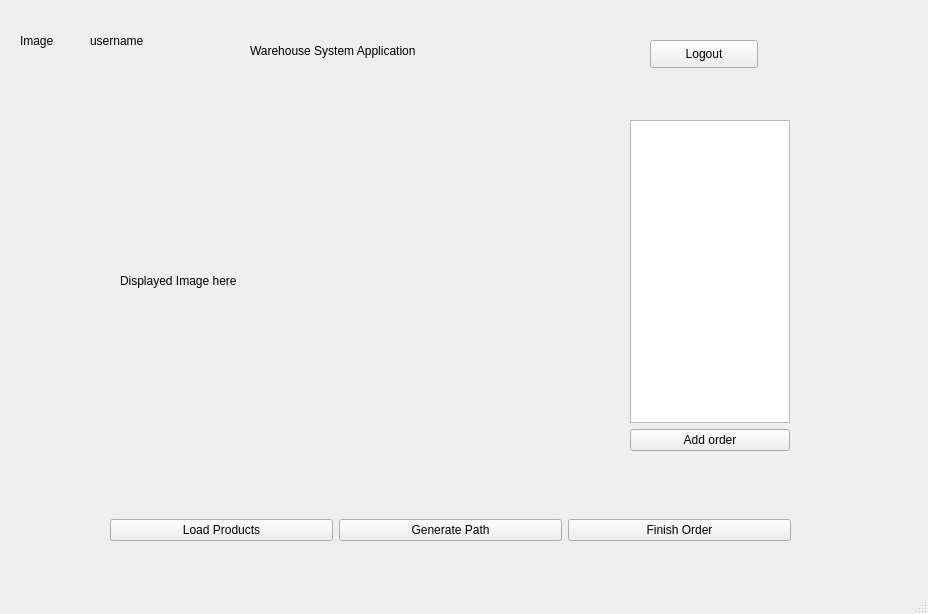
<?xml version="1.0" encoding="UTF-8"?>
<ui version="4.0">
 <class>MainWindow</class>
 <widget class="QMainWindow" name="MainWindow">
  <property name="geometry">
   <rect>
    <x>0</x>
    <y>0</y>
    <width>928</width>
    <height>614</height>
   </rect>
  </property>
  <property name="windowTitle">
   <string>MainWindow</string>
  </property>
  <widget class="QWidget" name="centralwidget">
   <widget class="QLabel" name="label_image">
    <property name="geometry">
     <rect>
      <x>20</x>
      <y>30</y>
      <width>51</width>
      <height>21</height>
     </rect>
    </property>
    <property name="text">
     <string>Image</string>
    </property>
   </widget>
   <widget class="QWidget" name="horizontalLayoutWidget">
    <property name="geometry">
     <rect>
      <x>110</x>
      <y>490</y>
      <width>681</width>
      <height>81</height>
     </rect>
    </property>
    <layout class="QHBoxLayout" name="horizontalLayout">
     <item>
      <widget class="QPushButton" name="pushButton_load_products">
       <property name="text">
        <string>Load Products</string>
       </property>
      </widget>
     </item>
     <item>
      <widget class="QPushButton" name="pushButton_generate_path">
       <property name="text">
        <string>Generate Path</string>
       </property>
      </widget>
     </item>
     <item>
      <widget class="QPushButton" name="pushButton_finish_order">
       <property name="text">
        <string>Finish Order</string>
       </property>
      </widget>
     </item>
    </layout>
   </widget>
   <widget class="QLabel" name="label_username">
    <property name="geometry">
     <rect>
      <x>90</x>
      <y>30</y>
      <width>81</width>
      <height>21</height>
     </rect>
    </property>
    <property name="text">
     <string>username</string>
    </property>
   </widget>
   <widget class="QLabel" name="label_graph">
    <property name="geometry">
     <rect>
      <x>120</x>
      <y>110</y>
      <width>491</width>
      <height>341</height>
     </rect>
    </property>
    <property name="text">
     <string>Displayed Image here</string>
    </property>
   </widget>
   <widget class="QWidget" name="verticalLayoutWidget">
    <property name="geometry">
     <rect>
      <x>630</x>
      <y>120</y>
      <width>160</width>
      <height>331</height>
     </rect>
    </property>
    <layout class="QVBoxLayout" name="verticalLayout">
     <item>
      <widget class="QListView" name="listView_orders"/>
     </item>
     <item>
      <widget class="QPushButton" name="pushButton_add_order">
       <property name="text">
        <string>Add order</string>
       </property>
      </widget>
     </item>
    </layout>
   </widget>
   <widget class="QPushButton" name="pushButton_logout">
    <property name="geometry">
     <rect>
      <x>650</x>
      <y>40</y>
      <width>108</width>
      <height>28</height>
     </rect>
    </property>
    <property name="text">
     <string>Logout</string>
    </property>
   </widget>
   <widget class="QLabel" name="label_title">
    <property name="geometry">
     <rect>
      <x>250</x>
      <y>30</y>
      <width>311</width>
      <height>41</height>
     </rect>
    </property>
    <property name="text">
     <string>Warehouse System Application</string>
    </property>
   </widget>
  </widget>
  <widget class="QStatusBar" name="statusbar"/>
 </widget>
 <resources/>
 <connections/>
</ui>
